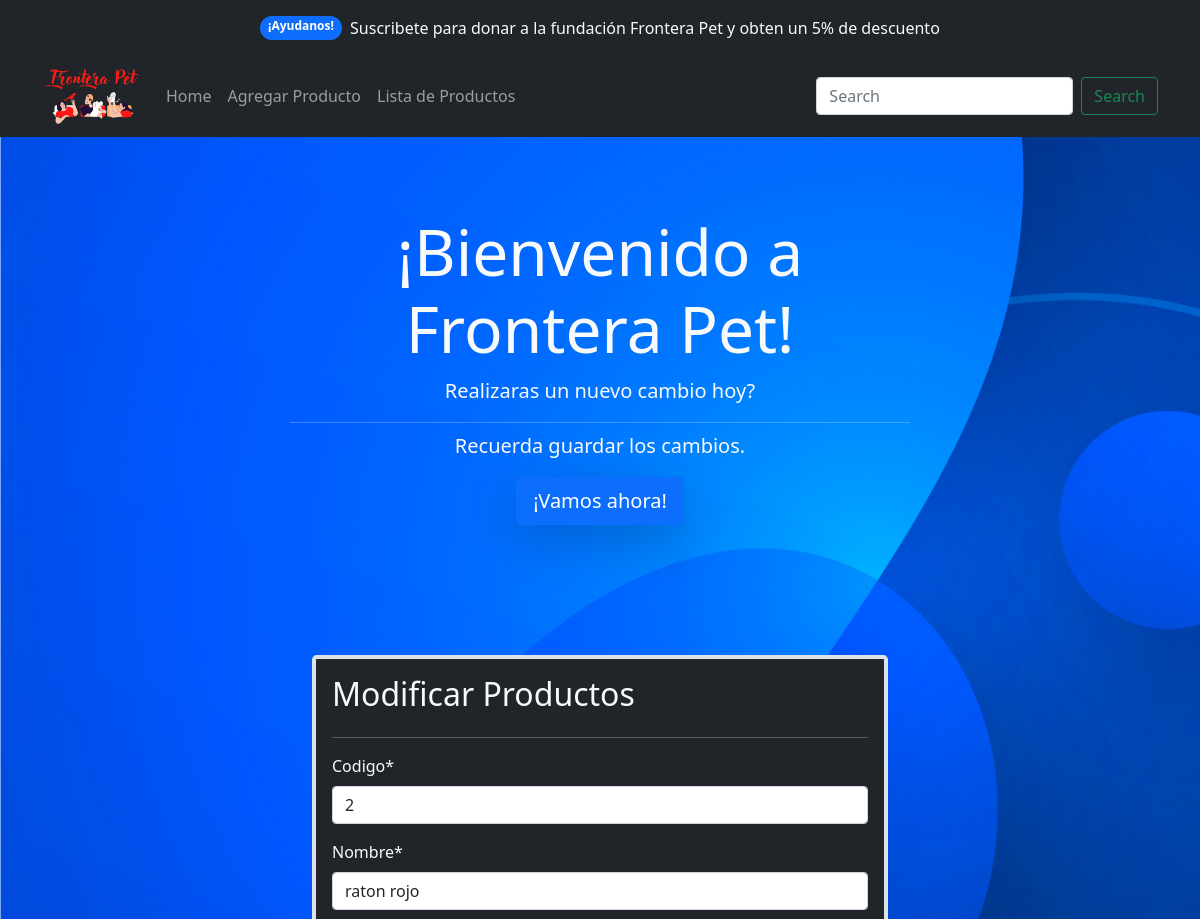
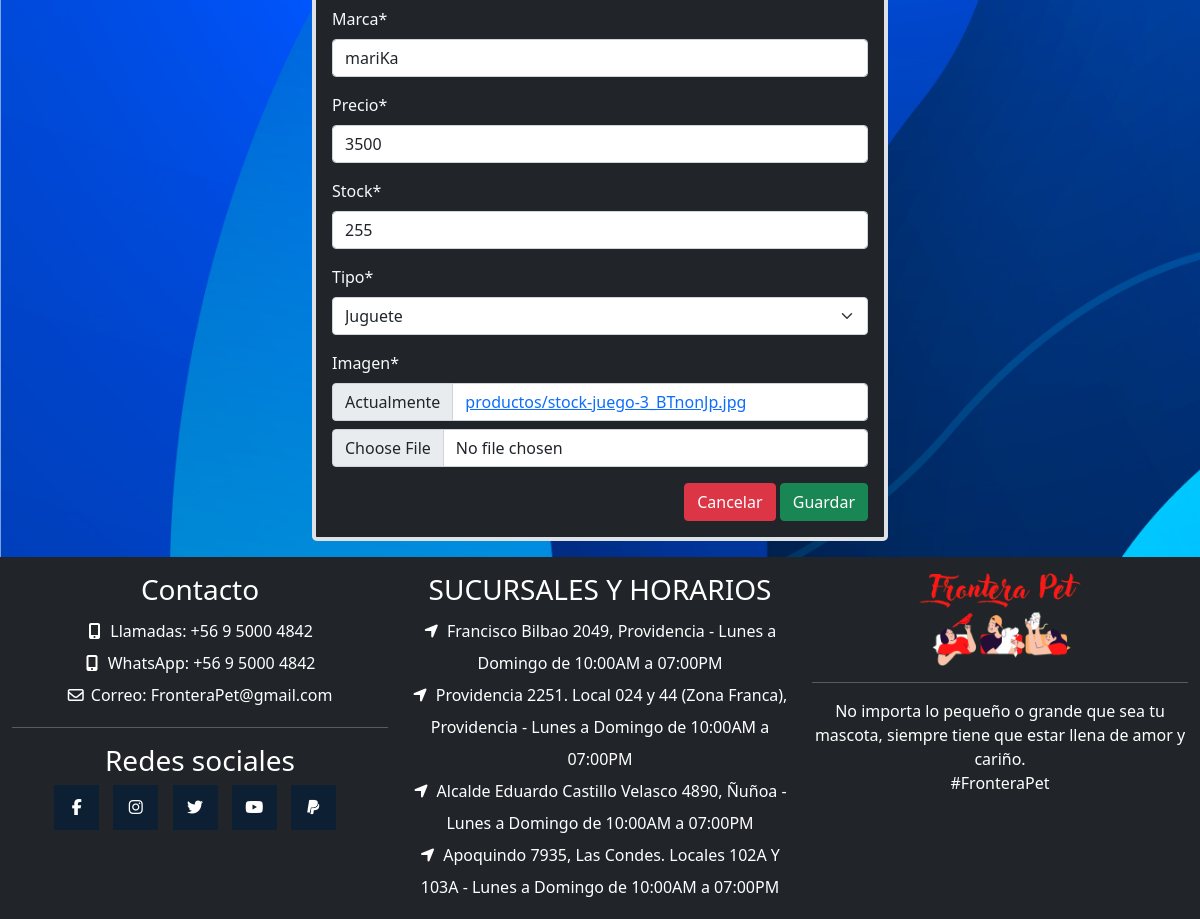
Page /modificarProducto/2/ on the committed database (2 pictures, top to bottom).
### app/models.py (models this page shows, shortened)
class Producto(models.Model):
    codigo = models.IntegerField(null=False,primary_key=True)
    nombre = models.CharField(max_length=60)
    marca = models.CharField(max_length=60)
    precio = models.IntegerField()
    stock = models.IntegerField()
    tipo = models.ForeignKey(TipoProducto, on_delete=models.CASCADE)
    imagen = models.ImageField(upload_to="productos", null=True)
    created_at = models.DateField(auto_now_add=True)
    update_at = models.DateField(auto_now=True)
    class Meta:
        db_table = 'db_Producto'

class TipoProducto(models.Model):
    tipo = models.CharField(max_length=60)
    def __str__(self):
        return self.tipo
    class Meta:
        db_table = 'db_tipo_Producto'

### app/views.py (the view)
# urls.py: path('modificarProducto/<codigo>/', modificarProducto, name='modificarProducto'),
def modificarProducto(request, codigo):
    producto = Producto.objects.get(codigo=codigo)
    datos = {
        'form' : ProductoForm(instance=producto)
    }
    if request.method == 'POST':
        formulario = ProductoForm(request.POST, files=request.FILES, instance=producto)
        if formulario.is_valid():
            formulario.save()
            datos['mensaje'] = "Producto modificado correctamente!"
            datos['form'] = formulario
    return render(request, 'app/productos/modificarProducto.html', datos)

### app/forms.py
class ProductoForm (forms.ModelForm):
    nombre = forms.CharField(min_length=10,max_length=20)
    precio = forms.IntegerField(min_value=400)
    class Meta:
        model = Producto
        fields = '__all__'

### app/templates/app/productos/modificarProducto.html (shortened to what this page needs)
{% extends 'app/base_admin.html' %}
{% load static %}
{% load crispy_forms_tags %}
{% block contenido %}
<div class="container-fluid">
    <div class="row">
        <div class="col-lg-12 mt-3 mb-3">
            <div class="row">
                <div class="col-12 col-md-6 offset-md-3">
                    <div class="card bg-dark text-light border border-4 rounded-3">
                        <div class="card-body">
                            <form action="" method="POST" enctype="multipart/form-data">
                                <div class="card bg-dark text-light" style="border: none;">
                                    <h2>Modificar Productos</h2>
                                    <hr>
                                    </div>
                                <table>
                                    {{ form | crispy }}
                                </table>
                                <div class="d-flex justify-content-end">
                                    <input type="reset" value="Cancelar" class="btn btn-danger">
                                    <input type="submit" value="Guardar" class="btn btn-success">
                                </div>
                            </form>
                        </div>
                    </div>
                </div>
            </div>
        </div>
    </div>
</div>
{% endblock %}

### app/static/app/css/style.css (style rules this page uses)
.bg-blue-ocean { background-attachment: fixed; background-image: url(../img/vectores/vector-blue-ocean.jpg); background-size: cover; }

### rows in the picture
Producto: codigo "2", nombre "raton rojo", marca "mariKa", precio "3500", stock "255"
TipoProducto: tipo "Juguete"
